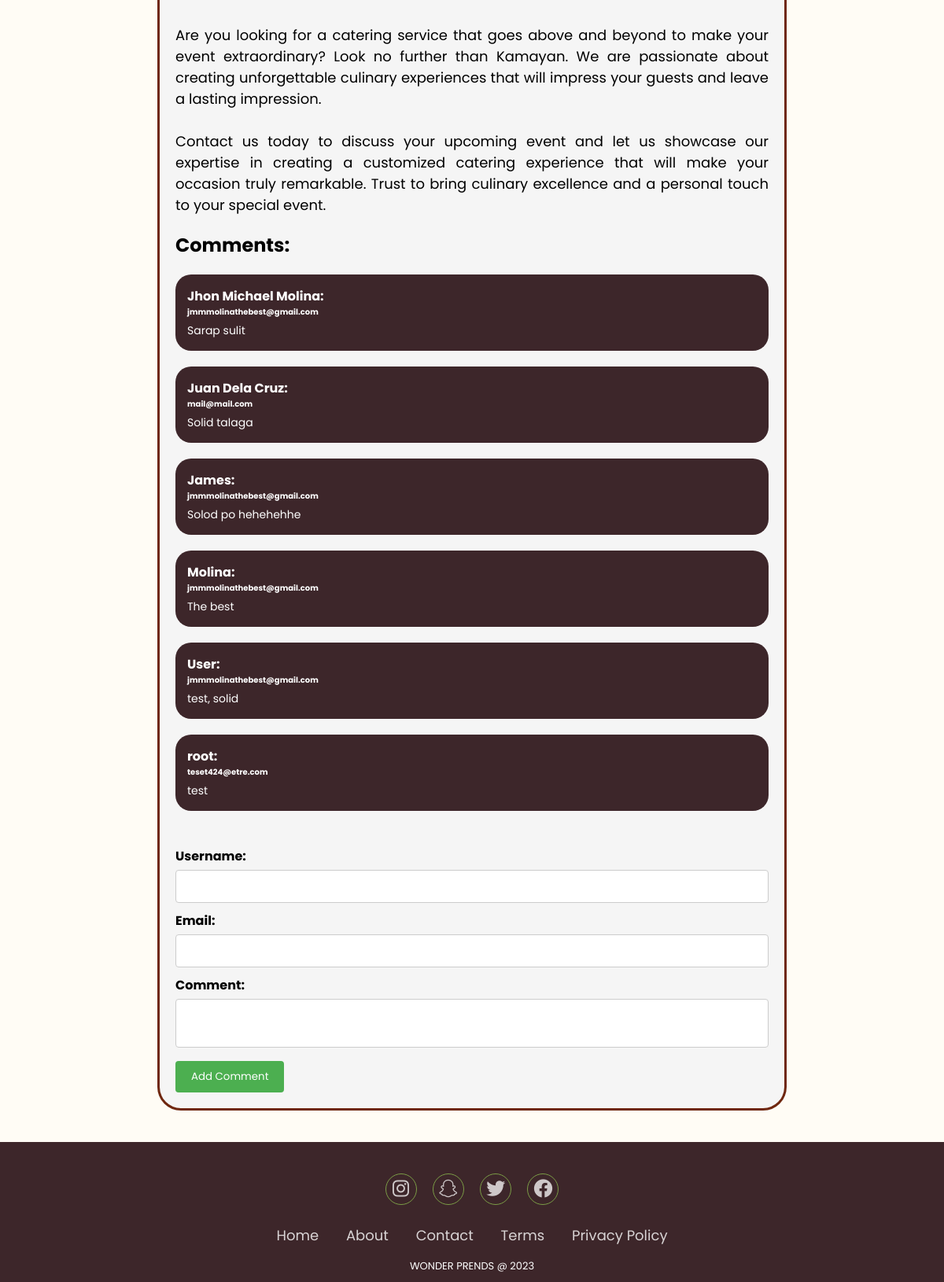
The app's page /reviews.php (lower part), older data.
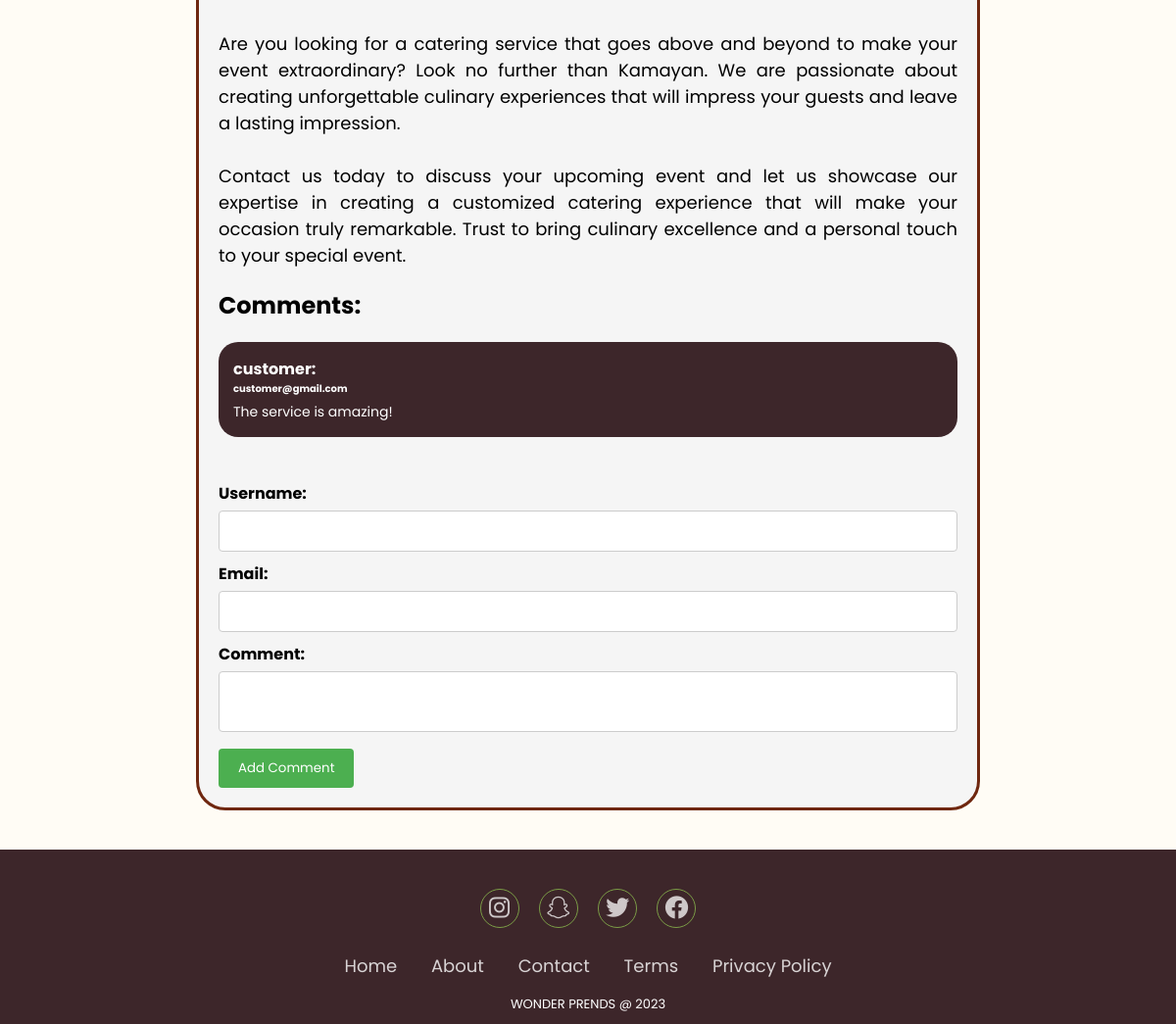
The same page, newer data.
### tables this page shows
CREATE TABLE `reviews` (
  `review_id` int(11) NOT NULL,
  `username` text DEFAULT NULL,
  `email` text DEFAULT NULL,
  `comment` text DEFAULT NULL
);

### reviews.php (the view, shortened to what this page needs)
<?php
    $user = "";
    $email = "";
    $comment = "";
?>
<!DOCTYPE html>
<html lang="en">
  <head>
    <link rel="stylesheet" href="css/navbar.css">
    <link rel="stylesheet" href="css/reviews.css">
    <link rel="stylesheet" href="css/footer.css">
    <link rel="stylesheet" href="https://cdnjs.cloudflare.com/ajax/libs/font-awesome/6.4.0/css/all.min.css" />
    <link rel="stylesheet" href="https://cdn.jsdelivr.net/npm/boxicons@latest/css/boxicons.min.css">
  </head>
  <body>
    <div class="newsfeed">
      <div class="post">
        <br>
        <br><br>
        <p class="post-content" align="justify">Are you looking for a catering service that goes above and beyond to make your event extraordinary? Look no further than Kamayan.
          We are passionate about creating unforgettable culinary experiences that will impress your guests and leave a lasting impression.
          <br><br>Contact us today to discuss your upcoming event and let us showcase our expertise in creating a customized catering experience that will make your occasion truly remarkable.
          Trust to bring culinary excellence and a personal touch to your special event.</p>
        <div class="comments">
          <h3 class="comments-title">Comments:</h3>
          <ul class="comments-list">
          <?php
            $servername = "localhost";
            $username = "root";
            $password = "";
            $database = "kamayan";
            $connection = new mysqli($servername, $username, $password, $database);
            $sql = "SELECT * FROM reviews";
            $result = $connection->query($sql);
            while ($row = $result->fetch_assoc()){
                echo "
                <li class='comment' style='background: #3D262A; padding: 15px; border-radius: 20px; margin: 20px 0'>
                <div  style='color: white'  class='comment-author'>$row[username]:
                  <p style='font-size: 10px;'> $row[email]</p>
                </div>
                <div style='color: white;' class='comment-body'>$row[comment]</div>
              </li>
                ";
            }
            ?>
          </ul>
          <form class="add-comment-form" method="post">
          <br>
            <label for="username">Username:</label>
            <input type="text" id="username" name="username"  value="<?php echo $user; ?>">
            <label for="email">Email:</label>
            <input type="email" id="email" name="email"  value="<?php echo $email; ?>">
            <label for="comment">Comment:</label>
            <textarea id="comment" name="comment"  value="<?php echo $comment; ?>"></textarea>
            <button type="submit">Add Comment</button>
          </form>
        </div>
      </div>
    </div>
    <footer>
      <div class="footer">
        <div class="social">
          <a href="#"><i class="fab fa-instagram"></i></a>
          <a href="#"><i class="fab fa-snapchat"></i></a>
          <a href="#"><i class="fab fa-twitter"></i></a>
          <a href="#"><i class="fab fa-facebook"></i></a>
        </div>
        <ul class="list">
          <li><a href="#">Home</a></li>
          <li><a href="about.html">About</a></li>
          <li><a href="#">Contact</a></li>
          <li><a href="#">Terms</a></li>
          <li><a href="#">Privacy Policy</a></li>
        </ul>
        <p class="copyright">
          WONDER PRENDS @ 2023
        </p>
      </div>
    </footer>
  </body>
</html>

Row changes from the older to the newer data that the page shows:
removed reviews: username "Jhon Michael Molina", email "jmmmolinathebest@gmail.com", comment "Sarap sulit"
removed reviews: username "Juan Dela Cruz", email "mail@mail.com", comment "Solid talaga"
removed reviews: username "James", email "jmmmolinathebest@gmail.com", comment "Solod po hehehehhe"
removed reviews: username "Molina", email "jmmmolinathebest@gmail.com", comment "The best"
removed reviews: username "User", email "jmmmolinathebest@gmail.com", comment "test, solid"
removed reviews: username "root", email "teset424@etre.com", comment "test"
added reviews: username "customer", email "customer@gmail.com", comment "The service is amazing!"
